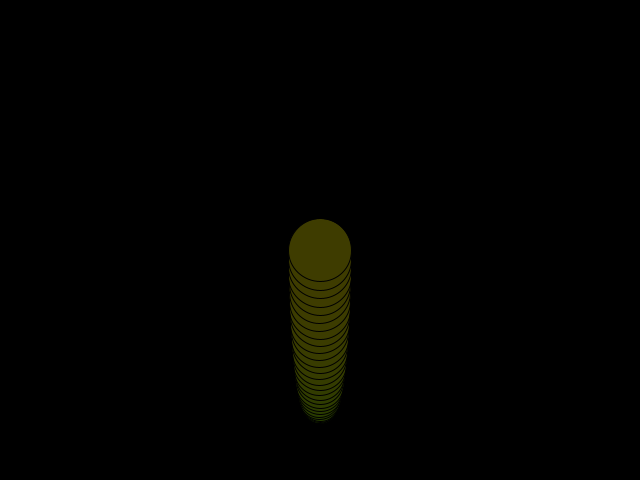
Frame 1 (no input)
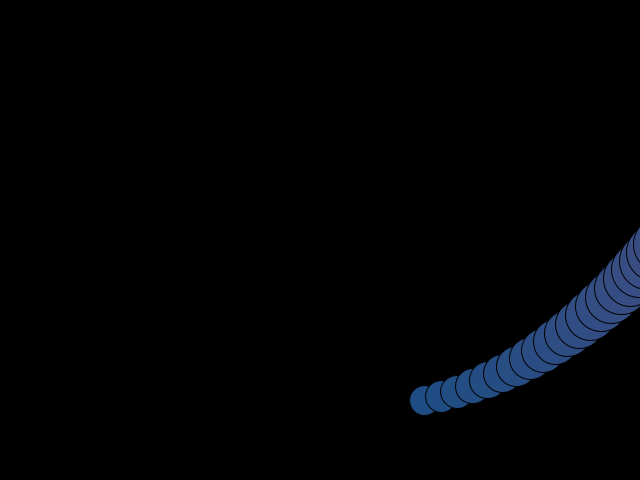
Frame 60 (the mouse pressed at the canvas centre just before this capture)
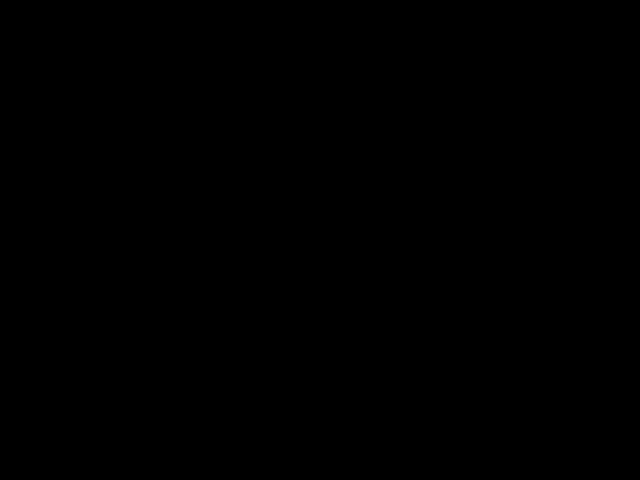
Frame 120 (the mouse held since frame 60 and released just before this capture)

The Processing sketch that drew these frames (run headless with seeded random() and noise(); from frame 60 on, the mouse is pressed at the canvas centre):

// Processing sketch: processing_29218
// ── processing_29218.pde

// original source, pakt 27 from RedFriks cinder experiments
// http://www.fredrikolofsson.com/f0blog/

// adapted by stephen monslow, day 4 creative pact

float index;
float w,h;
int n;
float ra,r,g,b;

void setup() {
  size(640,480);
  smooth();
  n=30;
  w=width*0.5;
  h=height*0.5;
  
}





void draw() {

  
  if(random(1)>0.9) ra = random(11);
  background(0);
  
  if(random(1)>0.9) r = random(255);
    if(random(1)>0.9) g = random(255);
      if(random(1)>0.9) b = random(255);
  
  
  
for(int i= 0; i<n; i++) {
                float t= float(i)/n*PI*0.5;

float c= (sin(index*0.0036f+t)+cos(index*0.022f-t))*0.01f;
                float d= (cos(index*0.0033f+t)+sin(index*0.020f-t))*0.01f;
                float r= sin(t)*33.0f+30.0f;
                
                fill(r,g,b);
                ellipse(w+(sin((index*(d*0.95f))+c+t)*(w*0.8f)*ra), h+(cos((index*(c*0.95f)*ra)+d+t)*(h*0.7f)), r,r);
                
 
 index+=0.011;               
}
}
